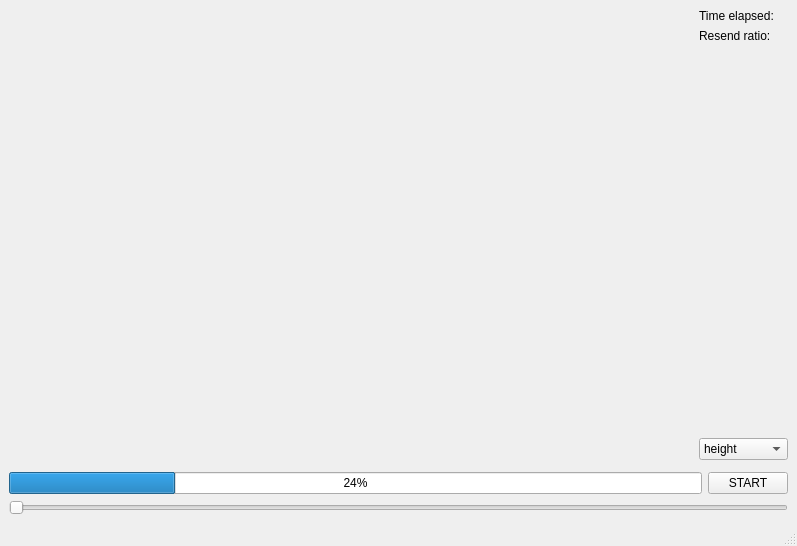
<?xml version="1.0" encoding="UTF-8"?>
<ui version="4.0">
 <class>MainWindow</class>
 <widget class="QMainWindow" name="MainWindow">
  <property name="geometry">
   <rect>
    <x>0</x>
    <y>0</y>
    <width>797</width>
    <height>546</height>
   </rect>
  </property>
  <property name="windowTitle">
   <string>Mapplot</string>
  </property>
  <property name="toolButtonStyle">
   <enum>Qt::ToolButtonIconOnly</enum>
  </property>
  <widget class="QWidget" name="centralwidget">
   <layout class="QGridLayout" name="gridLayout_2">
    <item row="2" column="0">
     <layout class="QHBoxLayout" name="horizontalLayout_4">
      <item>
       <widget class="QProgressBar" name="progressBar">
        <property name="value">
         <number>24</number>
        </property>
       </widget>
      </item>
      <item>
       <widget class="QPushButton" name="start_button">
        <property name="text">
         <string>START</string>
        </property>
       </widget>
      </item>
     </layout>
    </item>
    <item row="0" column="0">
     <layout class="QHBoxLayout" name="horizontalLayout">
      <item>
       <layout class="QVBoxLayout" name="verticalLayout_2">
        <item>
         <widget class="gpsWidget" name="locationPlot" native="true">
          <property name="sizePolicy">
           <sizepolicy hsizetype="MinimumExpanding" vsizetype="MinimumExpanding">
            <horstretch>0</horstretch>
            <verstretch>0</verstretch>
           </sizepolicy>
          </property>
         </widget>
        </item>
       </layout>
      </item>
      <item>
       <layout class="QVBoxLayout" name="verticalLayout">
        <item>
         <layout class="QHBoxLayout" name="horizontalLayout_2">
          <item>
           <layout class="QVBoxLayout" name="verticalLayout_4">
            <item>
             <widget class="QLabel" name="label">
              <property name="text">
               <string>Time elapsed:</string>
              </property>
             </widget>
            </item>
            <item>
             <widget class="QLabel" name="label_2">
              <property name="text">
               <string>Resend ratio:</string>
              </property>
             </widget>
            </item>
            <item>
             <spacer name="verticalSpacer">
              <property name="orientation">
               <enum>Qt::Vertical</enum>
              </property>
              <property name="sizeHint" stdset="0">
               <size>
                <width>20</width>
                <height>40</height>
               </size>
              </property>
             </spacer>
            </item>
           </layout>
          </item>
          <item>
           <layout class="QVBoxLayout" name="verticalLayout_5">
            <item>
             <widget class="dataPlotWidget" name="debugPlot" native="true"/>
            </item>
           </layout>
          </item>
         </layout>
        </item>
        <item>
         <widget class="QComboBox" name="dataDropdown">
          <item>
           <property name="text">
            <string>height</string>
           </property>
          </item>
          <item>
           <property name="text">
            <string>wind</string>
           </property>
          </item>
          <item>
           <property name="text">
            <string>velocity</string>
           </property>
          </item>
          <item>
           <property name="text">
            <string>humidity</string>
           </property>
          </item>
          <item>
           <property name="text">
            <string>temprature</string>
           </property>
          </item>
         </widget>
        </item>
        <item>
         <layout class="QHBoxLayout" name="horizontalLayout_3">
          <item>
           <widget class="dataPlotWidget" name="dataPlot" native="true"/>
          </item>
         </layout>
        </item>
       </layout>
      </item>
     </layout>
    </item>
    <item row="3" column="0">
     <widget class="timeSlider" name="timeSlider">
      <property name="maximum">
       <number>1000</number>
      </property>
      <property name="orientation">
       <enum>Qt::Horizontal</enum>
      </property>
     </widget>
    </item>
   </layout>
  </widget>
  <widget class="QMenuBar" name="menubar">
   <property name="geometry">
    <rect>
     <x>0</x>
     <y>0</y>
     <width>797</width>
     <height>21</height>
    </rect>
   </property>
  </widget>
  <widget class="QStatusBar" name="statusbar"/>
 </widget>
 <customwidgets>
  <customwidget>
   <class>gpsWidget</class>
   <extends>QWidget</extends>
   <header>mainGUI</header>
   <container>1</container>
  </customwidget>
  <customwidget>
   <class>dataPlotWidget</class>
   <extends>QWidget</extends>
   <header>mainGUI</header>
   <container>1</container>
  </customwidget>
  <customwidget>
   <class>timeSlider</class>
   <extends>QSlider</extends>
   <header>mainGUI</header>
  </customwidget>
 </customwidgets>
 <tabstops>
  <tabstop>dataDropdown</tabstop>
 </tabstops>
 <resources/>
 <connections/>
</ui>
